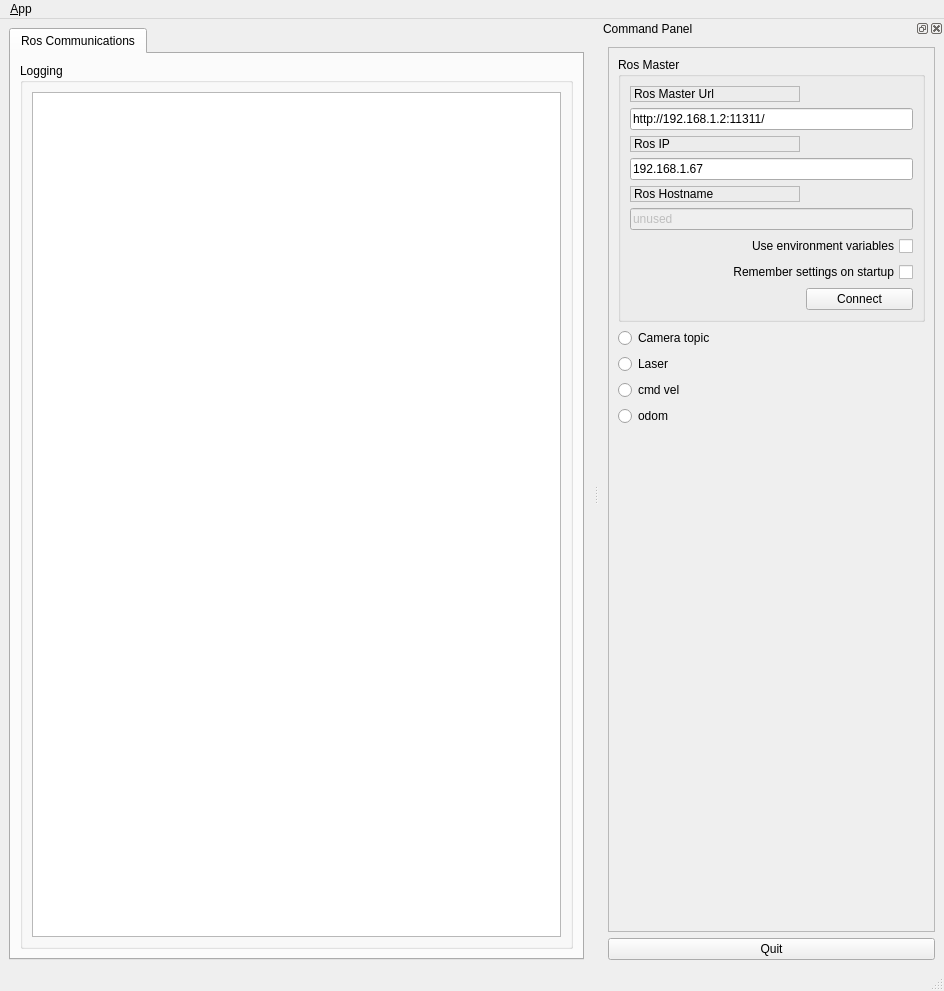
<?xml version="1.0" encoding="UTF-8"?>
<ui version="4.0">
 <class>MainWindowDesign</class>
 <widget class="QMainWindow" name="MainWindowDesign">
  <property name="geometry">
   <rect>
    <x>0</x>
    <y>0</y>
    <width>944</width>
    <height>991</height>
   </rect>
  </property>
  <property name="acceptDrops">
   <bool>false</bool>
  </property>
  <property name="windowTitle">
   <string>QRosApp</string>
  </property>
  <property name="windowIcon">
   <iconset resource="../resources/images.qrc">
    <normaloff>:/images/icon.png</normaloff>:/images/icon.png</iconset>
  </property>
  <property name="locale">
   <locale language="English" country="Australia"/>
  </property>
  <widget class="QWidget" name="centralwidget">
   <layout class="QHBoxLayout">
    <item>
     <widget class="QTabWidget" name="tab_manager">
      <property name="minimumSize">
       <size>
        <width>100</width>
        <height>0</height>
       </size>
      </property>
      <property name="locale">
       <locale language="English" country="Australia"/>
      </property>
      <property name="currentIndex">
       <number>0</number>
      </property>
      <widget class="QWidget" name="tab_status">
       <attribute name="title">
        <string>Ros Communications</string>
       </attribute>
       <layout class="QVBoxLayout" name="verticalLayout_2">
        <item>
         <widget class="QGroupBox" name="groupBox_12">
          <property name="sizePolicy">
           <sizepolicy hsizetype="MinimumExpanding" vsizetype="Preferred">
            <horstretch>0</horstretch>
            <verstretch>0</verstretch>
           </sizepolicy>
          </property>
          <property name="title">
           <string>Logging</string>
          </property>
          <layout class="QGridLayout" name="gridLayout_3">
           <item row="0" column="0">
            <widget class="QListView" name="view_logging"/>
           </item>
          </layout>
         </widget>
        </item>
       </layout>
      </widget>
     </widget>
    </item>
   </layout>
  </widget>
  <widget class="QMenuBar" name="menubar">
   <property name="geometry">
    <rect>
     <x>0</x>
     <y>0</y>
     <width>944</width>
     <height>25</height>
    </rect>
   </property>
   <widget class="QMenu" name="menu_File">
    <property name="title">
     <string>&amp;App</string>
    </property>
    <addaction name="action_Preferences"/>
    <addaction name="separator"/>
    <addaction name="actionAbout"/>
    <addaction name="actionAbout_Qt"/>
    <addaction name="separator"/>
    <addaction name="action_Quit"/>
   </widget>
   <addaction name="menu_File"/>
  </widget>
  <widget class="QStatusBar" name="statusbar"/>
  <widget class="QDockWidget" name="dock_status">
   <property name="enabled">
    <bool>true</bool>
   </property>
   <property name="sizePolicy">
    <sizepolicy hsizetype="Minimum" vsizetype="Preferred">
     <horstretch>0</horstretch>
     <verstretch>0</verstretch>
    </sizepolicy>
   </property>
   <property name="minimumSize">
    <size>
     <width>345</width>
     <height>944</height>
    </size>
   </property>
   <property name="floating">
    <bool>false</bool>
   </property>
   <property name="allowedAreas">
    <set>Qt::RightDockWidgetArea</set>
   </property>
   <property name="windowTitle">
    <string>Command Panel</string>
   </property>
   <attribute name="dockWidgetArea">
    <number>2</number>
   </attribute>
   <widget class="QWidget" name="dockWidgetContents_2">
    <layout class="QVBoxLayout" name="verticalLayout">
     <item>
      <widget class="QFrame" name="frame">
       <property name="sizePolicy">
        <sizepolicy hsizetype="Minimum" vsizetype="Preferred">
         <horstretch>0</horstretch>
         <verstretch>0</verstretch>
        </sizepolicy>
       </property>
       <property name="frameShape">
        <enum>QFrame::StyledPanel</enum>
       </property>
       <property name="frameShadow">
        <enum>QFrame::Raised</enum>
       </property>
       <layout class="QVBoxLayout" name="verticalLayout_3">
        <item>
         <widget class="QGroupBox" name="groupBox">
          <property name="title">
           <string>Ros Master</string>
          </property>
          <layout class="QGridLayout" name="gridLayout">
           <item row="0" column="0">
            <widget class="QLabel" name="label">
             <property name="frameShape">
              <enum>QFrame::StyledPanel</enum>
             </property>
             <property name="frameShadow">
              <enum>QFrame::Raised</enum>
             </property>
             <property name="text">
              <string>Ros Master Url</string>
             </property>
            </widget>
           </item>
           <item row="1" column="0" colspan="2">
            <widget class="QLineEdit" name="line_edit_master">
             <property name="text">
              <string>http://192.168.1.2:11311/</string>
             </property>
            </widget>
           </item>
           <item row="2" column="0">
            <widget class="QLabel" name="label_2">
             <property name="frameShape">
              <enum>QFrame::StyledPanel</enum>
             </property>
             <property name="frameShadow">
              <enum>QFrame::Raised</enum>
             </property>
             <property name="text">
              <string>Ros IP</string>
             </property>
            </widget>
           </item>
           <item row="3" column="0" colspan="2">
            <widget class="QLineEdit" name="line_edit_host">
             <property name="text">
              <string>192.168.1.67</string>
             </property>
            </widget>
           </item>
           <item row="4" column="0">
            <widget class="QLabel" name="label_3">
             <property name="frameShape">
              <enum>QFrame::StyledPanel</enum>
             </property>
             <property name="frameShadow">
              <enum>QFrame::Raised</enum>
             </property>
             <property name="text">
              <string>Ros Hostname</string>
             </property>
            </widget>
           </item>
           <item row="5" column="0" colspan="2">
            <widget class="QLineEdit" name="line_edit_topic">
             <property name="enabled">
              <bool>false</bool>
             </property>
             <property name="text">
              <string>unused</string>
             </property>
            </widget>
           </item>
           <item row="6" column="0" colspan="2">
            <widget class="QCheckBox" name="checkbox_use_environment">
             <property name="layoutDirection">
              <enum>Qt::RightToLeft</enum>
             </property>
             <property name="text">
              <string>Use environment variables</string>
             </property>
            </widget>
           </item>
           <item row="7" column="0" colspan="2">
            <widget class="QCheckBox" name="checkbox_remember_settings">
             <property name="layoutDirection">
              <enum>Qt::RightToLeft</enum>
             </property>
             <property name="text">
              <string>Remember settings on startup</string>
             </property>
            </widget>
           </item>
           <item row="8" column="0">
            <spacer name="horizontalSpacer">
             <property name="orientation">
              <enum>Qt::Horizontal</enum>
             </property>
             <property name="sizeHint" stdset="0">
              <size>
               <width>170</width>
               <height>21</height>
              </size>
             </property>
            </spacer>
           </item>
           <item row="8" column="1">
            <widget class="QPushButton" name="button_connect">
             <property name="enabled">
              <bool>true</bool>
             </property>
             <property name="sizePolicy">
              <sizepolicy hsizetype="MinimumExpanding" vsizetype="Fixed">
               <horstretch>0</horstretch>
               <verstretch>0</verstretch>
              </sizepolicy>
             </property>
             <property name="toolTip">
              <string>Set the target to the current joint trajectory state.</string>
             </property>
             <property name="statusTip">
              <string>Clear all waypoints and set the target to the current joint trajectory state.</string>
             </property>
             <property name="text">
              <string>Connect</string>
             </property>
            </widget>
           </item>
          </layout>
         </widget>
        </item>
        <item>
         <widget class="QRadioButton" name="radioButton">
          <property name="text">
           <string>Camera topic</string>
          </property>
         </widget>
        </item>
        <item>
         <widget class="QRadioButton" name="radioButton_2">
          <property name="text">
           <string>Laser</string>
          </property>
         </widget>
        </item>
        <item>
         <widget class="QRadioButton" name="radioButton_3">
          <property name="text">
           <string>cmd vel</string>
          </property>
         </widget>
        </item>
        <item>
         <widget class="QRadioButton" name="radioButton_4">
          <property name="text">
           <string>odom</string>
          </property>
         </widget>
        </item>
        <item>
         <spacer name="verticalSpacer_3">
          <property name="orientation">
           <enum>Qt::Vertical</enum>
          </property>
          <property name="sizeHint" stdset="0">
           <size>
            <width>20</width>
            <height>233</height>
           </size>
          </property>
         </spacer>
        </item>
       </layout>
      </widget>
     </item>
     <item>
      <widget class="QPushButton" name="quit_button">
       <property name="sizePolicy">
        <sizepolicy hsizetype="MinimumExpanding" vsizetype="Fixed">
         <horstretch>0</horstretch>
         <verstretch>0</verstretch>
        </sizepolicy>
       </property>
       <property name="text">
        <string>Quit</string>
       </property>
      </widget>
     </item>
    </layout>
   </widget>
  </widget>
  <action name="action_Quit">
   <property name="text">
    <string>&amp;Quit</string>
   </property>
   <property name="shortcut">
    <string>Ctrl+Q</string>
   </property>
   <property name="shortcutContext">
    <enum>Qt::ApplicationShortcut</enum>
   </property>
  </action>
  <action name="action_Preferences">
   <property name="text">
    <string>&amp;Preferences</string>
   </property>
  </action>
  <action name="actionAbout">
   <property name="text">
    <string>&amp;About</string>
   </property>
  </action>
  <action name="actionAbout_Qt">
   <property name="text">
    <string>About &amp;Qt</string>
   </property>
  </action>
 </widget>
 <resources>
  <include location="../resources/images.qrc"/>
 </resources>
 <connections>
  <connection>
   <sender>action_Quit</sender>
   <signal>triggered()</signal>
   <receiver>MainWindowDesign</receiver>
   <slot>close()</slot>
   <hints>
    <hint type="sourcelabel">
     <x>-1</x>
     <y>-1</y>
    </hint>
    <hint type="destinationlabel">
     <x>399</x>
     <y>299</y>
    </hint>
   </hints>
  </connection>
  <connection>
   <sender>quit_button</sender>
   <signal>clicked()</signal>
   <receiver>MainWindowDesign</receiver>
   <slot>close()</slot>
   <hints>
    <hint type="sourcelabel">
     <x>934</x>
     <y>959</y>
    </hint>
    <hint type="destinationlabel">
     <x>469</x>
     <y>299</y>
    </hint>
   </hints>
  </connection>
 </connections>
</ui>
